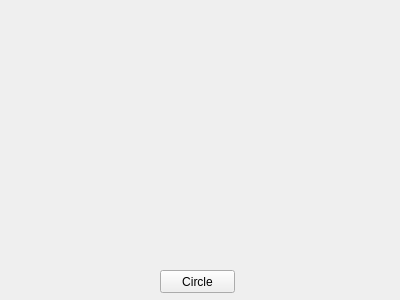
<?xml version="1.0" encoding="UTF-8"?>
<ui version="4.0">
 <class>Form</class>
 <widget class="QWidget" name="Form">
  <property name="geometry">
   <rect>
    <x>0</x>
    <y>0</y>
    <width>400</width>
    <height>300</height>
   </rect>
  </property>
  <property name="windowTitle">
   <string>Form</string>
  </property>
  <widget class="QPushButton" name="pushButton">
   <property name="geometry">
    <rect>
     <x>160</x>
     <y>270</y>
     <width>75</width>
     <height>23</height>
    </rect>
   </property>
   <property name="text">
    <string>Circle</string>
   </property>
  </widget>
 </widget>
 <resources/>
 <connections/>
</ui>
